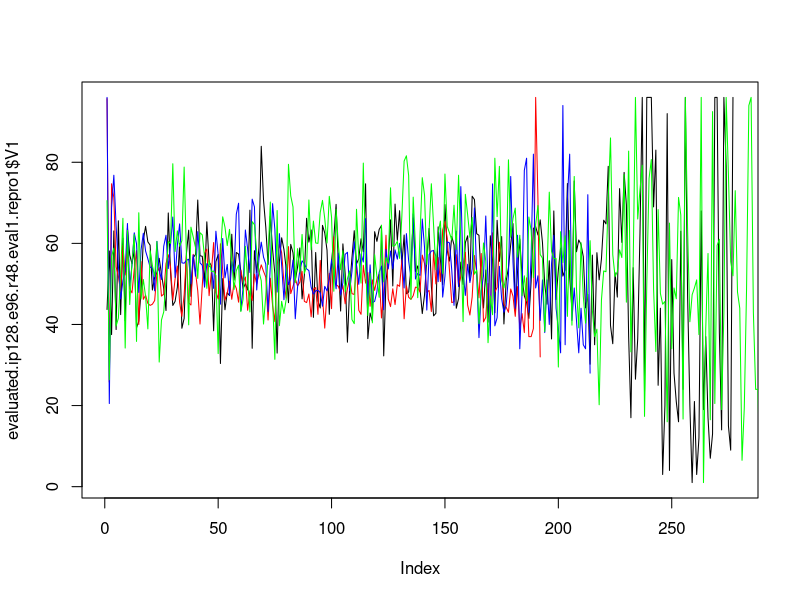

This figure's R source:
evaluated.ip128.e96.r48.eval1.repro1 <- read.table('evaluated-ip128-e96-r48-eval1-repro1.dat')
evaluated.ip128.e96.r48.eval1.repro1.new <- read.table('evaluated-ip128-e96-r48-eval1-repro1-new.dat')
evaluated.ip128.e96.r24.eval1.repro2<- read.table('evaluated-ip128-e96-r24-eval1-repro2.dat')
evaluated.ip128.e96.r24.eval1.repro2.new <- read.table('evaluated-ip128-e96-r24-eval1-repro2-new.dat')
plot(evaluated.ip128.e96.r48.eval1.repro1$V1, type='l')
lines(evaluated.ip128.e96.r48.eval1.repro1.new$V1, col='red')
lines(evaluated.ip128.e96.r24.eval1.repro2.new$V1, col='blue')
lines(evaluated.ip128.e96.r24.eval1.repro2$V1, col='green')

